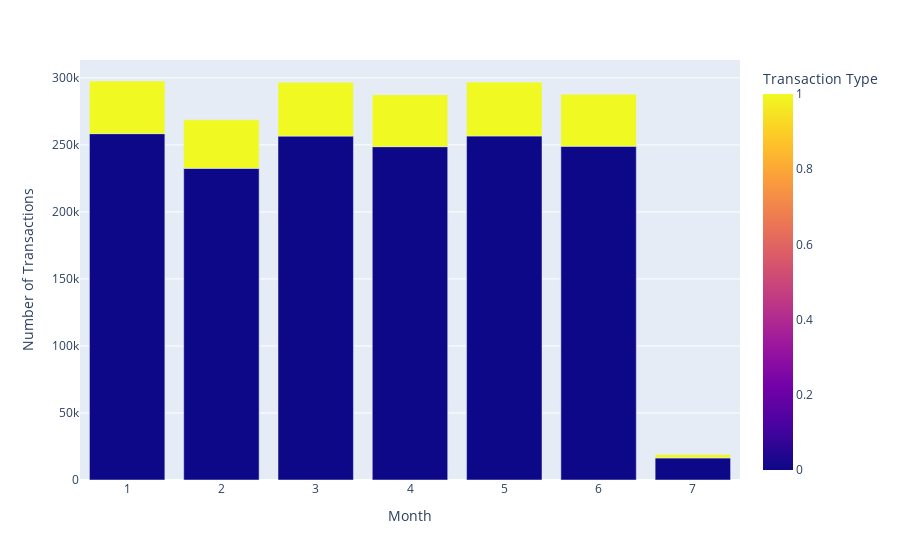

Notebook source saved alongside this figure:
### Markdown cell above
Given that only 13.5% of the data represents fraudulent transactions, the dataset is highly imbalanced. It will be necessary to balance it in order to ensure accurate modeling results.

### Code cell
df = pd.read_csv('E:\\Study\\Project\\FTD\\Final Transactions.csv')

df["month"] = pd.DatetimeIndex(df["TX_DATETIME"]).month

grouped = df.groupby(["month", "TX_FRAUD"]).size().reset_index(name="count")

fig = px.bar(grouped, x="month", y="count", color="TX_FRAUD", barmode="group",
             labels={"month": "Month", "count": "Number of Transactions", "TX_FRAUD": "Transaction Type"})

fig.show()

### Figure 1 — Plotly figure (JSON) as saved in the notebook; plotly's stock layout.template omitted (floating-point values rounded to 4 significant figures)
{"data": [{"alignmentgroup": "True", "hovertemplate": "Month=%{x}<br>Number of Transactions=%{y}<br>Transaction Type=%{marker.color}<extra></extra>", "legendgroup": "", "marker": {"color": [0, 1, 0, 1, 0, 1, 0, 1, 0, 1, 0, 1, 0, 1], "coloraxis": "coloraxis", "pattern": {"shape": ""}}, "name": "", "offsetgroup": "", "orientation": "v", "showlegend": false, "textposition": "auto", "type": "bar", "x": [1, 1, 2, 2, 3, 3, 4, 4, 5, 5, 6, 6, 7, 7], "xaxis": "x", "y": [258376, 39264, 232475, 36195, 256532, 40164, 248685, 38679, 256655, 40218, 248986, 38854, 16477, 2595], "yaxis": "y"}], "layout": {"barmode": "group", "coloraxis": {"colorbar": {"title": {"text": "Transaction Type"}}, "colorscale": [[0, "#0d0887"], [0.1111, "#46039f"], [0.2222, "#7201a8"], [0.3333, "#9c179e"], [0.4444, "#bd3786"], [0.5556, "#d8576b"], [0.6667, "#ed7953"], [0.7778, "#fb9f3a"], [0.8889, "#fdca26"], [1, "#f0f921"]]}, "legend": {"tracegroupgap": 0}, "margin": {"t": 60}, "xaxis": {"anchor": "y", "domain": [0, 1], "title": {"text": "Month"}}, "yaxis": {"anchor": "x", "domain": [0, 1], "title": {"text": "Number of Transactions"}}}}
